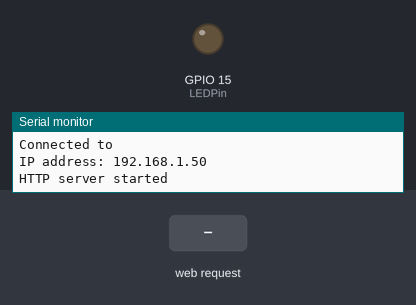
A sketch run on a simulated ESP32. On the bench: output pins drawn as LEDs (lit = HIGH), the last lines printed to the serial monitor. The test bench sets the inputs (shaded band). WiFi joins after 1.5 s; servers stay silent unless stated; not simulated (calls return 0 or success): credentials.h.

Above: at 2.7 s.
2.8 s: HTTP request GET /toggleLED received
At 3.4 s:
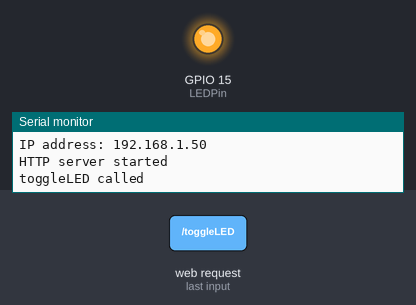
Timing chart, 0 to 5.8 s (numbered marks = the images above; inputs shaded):
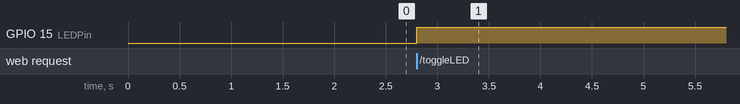

The sketch:

ESP32_blink_server_dynamic.ino
```cpp
#include <WiFi.h>
#include <WiFiClient.h>
#include <WebServer.h>

#include "index.h"  // Web page header file
#include "credentials.h" // SSID and password

#define LEDPin 15 // LED connected to GPIO pin 15

WebServer server(80);

void handleRoot() {
  // executed when you open its IP in browser
  String s = MAIN_page; // read html content
  server.send(200, "text/html", s); //Send web page
}

void toggleLED() {
  Serial.println("toggleLED called");
  // Toggle
  pinMode(LEDPin, INPUT);
  int current = digitalRead(LEDPin);
  pinMode(LEDPin, OUTPUT);
  current ^= 1;
  digitalWrite(LEDPin, current);

  // Send new value back to client
  String on_off;
  if (current == 0) {
    on_off = "off";
  } else {
    on_off = "on";
  }
  server.send(200, "text/plane", on_off);
}

void setup(void) {
  // set pin 15 as low output
  pinMode(15, OUTPUT);
  digitalWrite(15, LOW);

  Serial.begin(115200);
  Serial.println();
  Serial.println("Booting Sketch...");

/*
//ESP32 As access point
  WiFi.mode(WIFI_AP); //Access Point mode
  WiFi.softAP(ssid, password);
*/
  // ESP32 connects to your wifi
  WiFi.mode(WIFI_STA);
  WiFi.begin(ssid, password);

  Serial.println("Connecting to ");
  Serial.print(ssid);

  // Wait for WiFi to connect
  while(WiFi.waitForConnectResult() != WL_CONNECTED) {
    Serial.print(".");
  }

  // If connection successful show IP address in serial monitor
  Serial.println("");
  Serial.print("Connected to ");
  Serial.println(ssid);
  Serial.print("IP address: ");
  Serial.println(WiFi.localIP());     // IP address assigned to your ESP

  server.on("/", handleRoot);         // This is display page
  server.on("/toggleLED", toggleLED); // LED toggle page

  server.begin();                     // Start server
  Serial.println("HTTP server started");
}

void loop(void) {
  // This routine is executed when you open its IP in browser
  server.handleClient();
}
```

index.h
```cpp
const char MAIN_page[] PROGMEM = R"=====(
<!DOCTYPE html>
<html lang="english">
  <head>
    <meta charset="utf-8">
    <title>Reap-Eat</title>
    <style>
      button {
        border: none;
        text-decoration:none;
        padding: 15px; 32px;
        display: inline-block;
        font-size: 16px;
      }
      button:hover {
        background-color: red;
      }
    </style>
    <script>
      function toggle() {
        var xhttp = new XMLHttpRequest();

        // set callback function for XML object state change
        xhttp.onreadystatechange = function() {
          if (this.readyState == 4 && this.status == 200) {
            // embeds server response in html page
            document.getElementById("LEDState").innerHTML =
            this.responseText;
          }
        };

        // send asynchronous request to ESP32-Cam
        xhttp.open("GET", "toggleLED", true);
        xhttp.send();
      }
    </script>
  </head>
  <body>
    <header></header>
    <main>
      <button onclick="toggle()">Toggle Pin 15</button>
      <button onclick="capture()">Capture Image</button>
      <div class="card">
        <h4>The ESP32 Update web page without refresh</h4><br>
        <h1>LED:<span id="LEDState">off</span></h1><br>
      </div>
    </main>
    <footer></footer>
  </body>
</html>
)=====";
```

Measured:
- after the input at 2.8 s, GPIO 15 (LEDPin): LOW → HIGH at once
